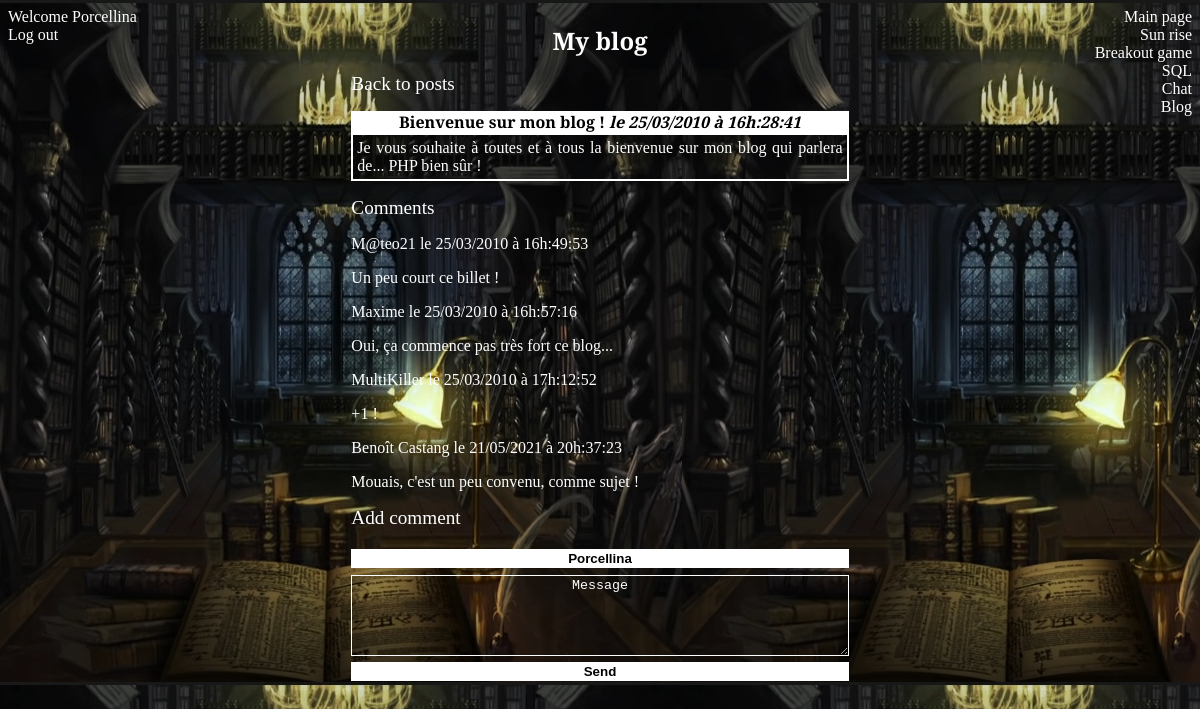
The app's page /php/router.php?action=post&post_id=1 (signed in) with its own data.
### tables this page shows
CREATE TABLE `blog_posts` (
  `post_id` int(11) NOT NULL,
  `post_title` varchar(255) NOT NULL,
  `post_content` text NOT NULL,
  `post_date` datetime NOT NULL
);

CREATE TABLE `blog_comments` (
  `comment_id` int(11) NOT NULL,
  `comment_post_id` int(11) NOT NULL,
  `comment_author` varchar(255) NOT NULL,
  `comment_content` text NOT NULL,
  `comment_date` datetime NOT NULL
);

### model/BlogManager.php (called while the page is built, shortened)
<?php
class BlogManager extends Manager {
    public function selectPost() {
        $db = $this->dbConnect();
        $req = $db->prepare('SELECT post_title, post_content, DATE_FORMAT(post_date, \'le %d/%m/%Y à %Hh:%i:%s\') AS post_date FROM blog_posts WHERE post_id = ?');
        $req->execute(array($_GET['post_id']));
        $post = $req->fetch();
        return $post;
    }
}

### model/BlogCommentManager.php (called while the page is built, shortened)
<?php
class BlogCommentManager extends Manager {
    public function selectComments() {
        $db = $this->dbConnect();
        $comments = $db->prepare('SELECT comment_author, comment_content, DATE_FORMAT(comment_date, \'le %d/%m/%Y à %Hh:%i:%s\') AS comment_date FROM blog_comments WHERE comment_post_id = ?');
        $comments->execute(array($_GET['post_id']));
        return $comments;
    }
}

### view/frontend/blog_comments_view.php (the view, shortened to what this page needs)
<main class="main">
    <h1 class="main__h1">My blog</h1>
    <?php
        if ($post) {
            ?>
            <h2 class="main__h2"><a href="/php/router.php?action=listPosts">Back to posts</a></h2>
            <article class="main__blog-post">
                <a href="/php/router.php?action=post&post_id=<?= $data['post_id'] ?>">
                    <h3><?= $post['post_title'] . ' ' ?><span><?= $post['post_date']?></span></h3>
                    <p><?= $post['post_content'] . '<br>'?></p>
                </a>
            </article>
            <section class="main__messages">
                <h2 class="main__h2">Comments</h2>
                <?php
                while ($data = $comments->fetch(PDO::FETCH_ASSOC)) {
                    ?>
                    <div class="main__messages__message">
                        <p>
                            <?= $data['comment_author'] ?>
                            <span><?= $data['comment_date'] ?></span>
                        </p>
                        <p><?= $data['comment_content'] ?></p>
                    </div>
                    <?php
                }
                ?>
            </section>
            <?php
        }
        else {
            echo 'Post not found';
        }
    ?>
    <section>
        <h2 class="main__h2">Add comment<h2>
        <form action="/php/router.php?action=add_comment&post_id=<?= $_GET['post_id'] ?>" method="post" class="main__form main__form--with-pseudo">
            <input type="text" name="comment_author" placeholder="Pseudo" value="<?= $_SESSION['pseudo'] ?>" maxlength="30" required>
            <textarea name="comment_content" cols="30" rows="5" placeholder="Message" maxlength="255" required></textarea>
            <input type="submit" value="Send">
        </form>
    </section>
</main>
<?php require($_SERVER['DOCUMENT_ROOT'].'/php/includes/template.php'); ?>

### records on screen
blog_posts: post_title "Bienvenue sur mon blog !", post_content "Je vous souhaite à toutes et à tous la bienvenue sur mon blog qui parlera de... PHP bien sûr !"
blog_comments: comment_author "M@teo21", comment_date "le 25/03/2010 à 16h:49:53", comment_content "Un peu court ce billet !"
blog_comments: comment_author "Maxime", comment_date "le 25/03/2010 à 16h:57:16", comment_content "Oui, ça commence pas très fort ce blog..."
blog_comments: comment_author "MultiKiller", comment_date "le 25/03/2010 à 17h:12:52", comment_content "+1 !"
blog_comments: comment_author "Benoît Castang", comment_date "le 21/05/2021 à 20h:37:23", comment_content "Mouais, c'est un peu convenu, comme sujet !"

### other values on screen
$_SESSION['pseudo'] "Porcellina"
$post['post_date'] "le 25/03/2010 à 16h:28:41"
